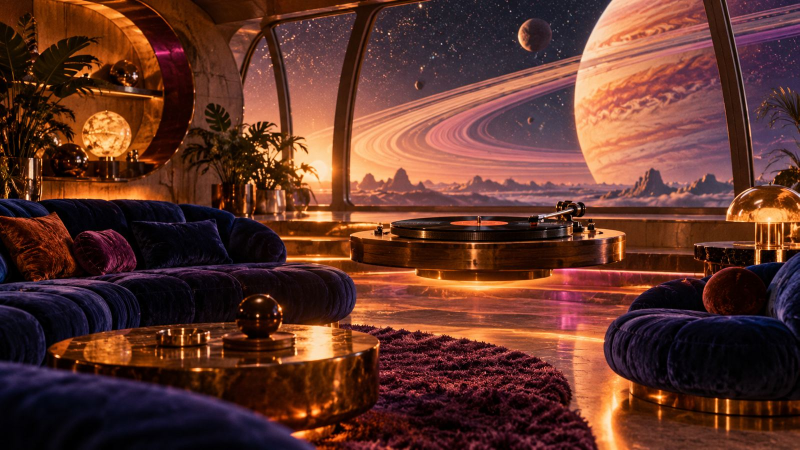
#> input picture src/assets/ether-1.jpg, 1599 x 900 px, found by its file name (shown at 1/2 size)
$ python cards.py
#> lines starting #> are read from the running program, lines starting #| are printed output that depends on the picture; pictures that were not available may be replaced by others from this repository, and a replacement may not be noted
# Ember: #56 mood cards, 800x800. Square 900x900 crop from a 1600x900 scene (x0 chosen per card),
# Lanczos to 800. Noir Jazz "Upcoming" is a procedural textless dark field (page supplies text).
from PIL import Image, ImageFilter
import numpy as np, json, os
CARDS={'cosmic-funk':('../ether-1.jpg',None),'late-night-soul':('masters/late-night-soul-1.jpg',None),
       'mutant-groove':('masters/mutant-groove-3.png',None),'spy-lounge':('masters/spy-lounge-3.png',None)}
X0=json.load(open('src/card_x0.json')) if os.path.exists('src/card_x0.json') else {}
os.makedirs('cards',exist_ok=True); out={}
for k,(src,_) in CARDS.items():
    im=Image.open(src).convert('RGB')
#> im is the input picture: PIL image 1599x900 RGB; mean R, G, B 96.4, 52.8, 42.2
    if im.size!=(1600,900): im=im.resize((1600,900),Image.LANCZOS)
#> im: PIL image 1600x900 RGB
    x0=X0.get(k,350); c=im.crop((x0,0,x0+900,900)).resize((800,800),Image.LANCZOS)
#> after `c = im.crop((x0, 0, x0 + 900, 900)).resize((800, 800), Image.LANCZOS)`:
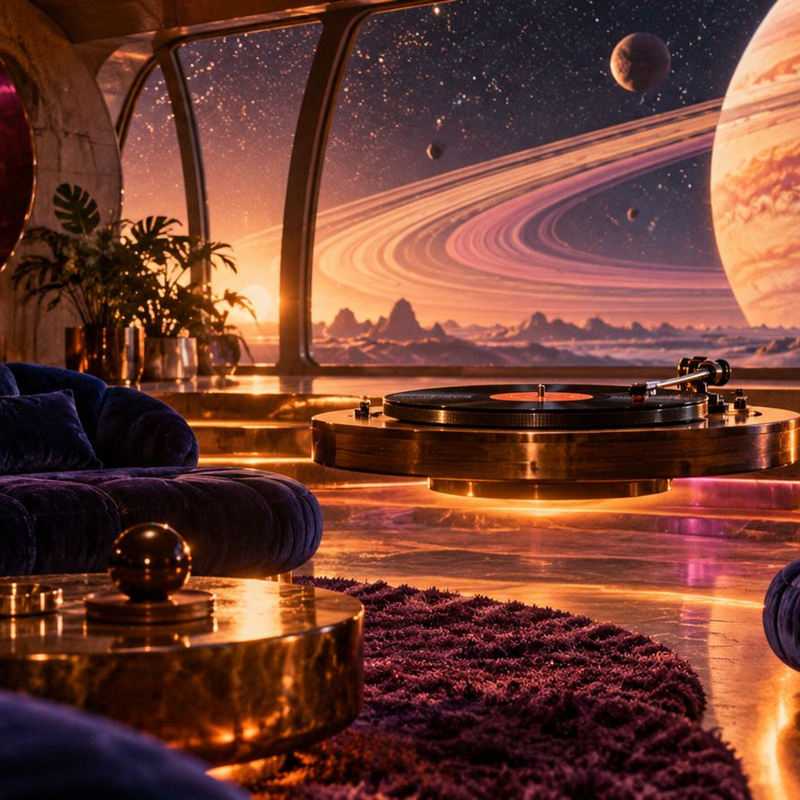
#> c: PIL image 800x800 RGB; mean R, G, B 110.8, 61.9, 48.5
    c.save(f'cards/{k}.png',optimize=True); c.save(f'cards/{k}.webp','WEBP',quality=80,method=6)
    out[k]=dict(source=src,crop_x0_of_1600=x0)
#> pass 2 of the loop `for k,(src,_) in CARDS.items():`:
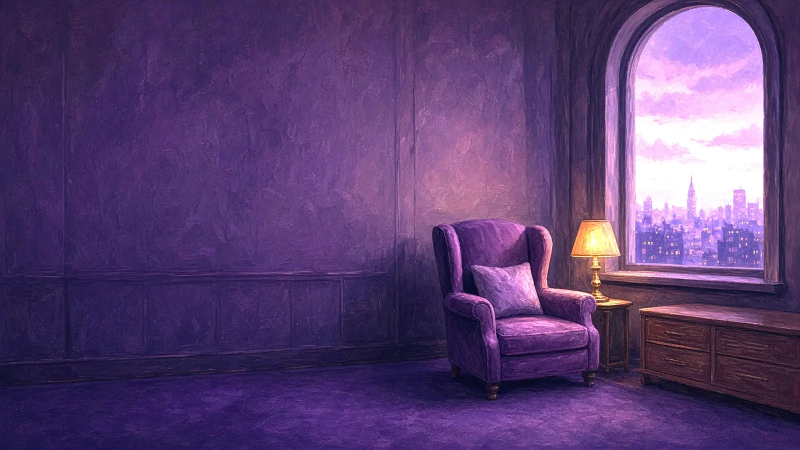
#> input picture src/assets/ether/late-night-soul-1.webp, 1600 x 900 px, given in place of late-night-soul-1.jpg, which was not available (shown at 1/2 size)
#> im is the input picture: PIL image 1600x900 RGB; mean R, G, B 90.7, 63, 114.6
#> `c = im.crop((x0, 0, x0 + 900, 900)).resize((800, 800), Image.LANCZOS)`:
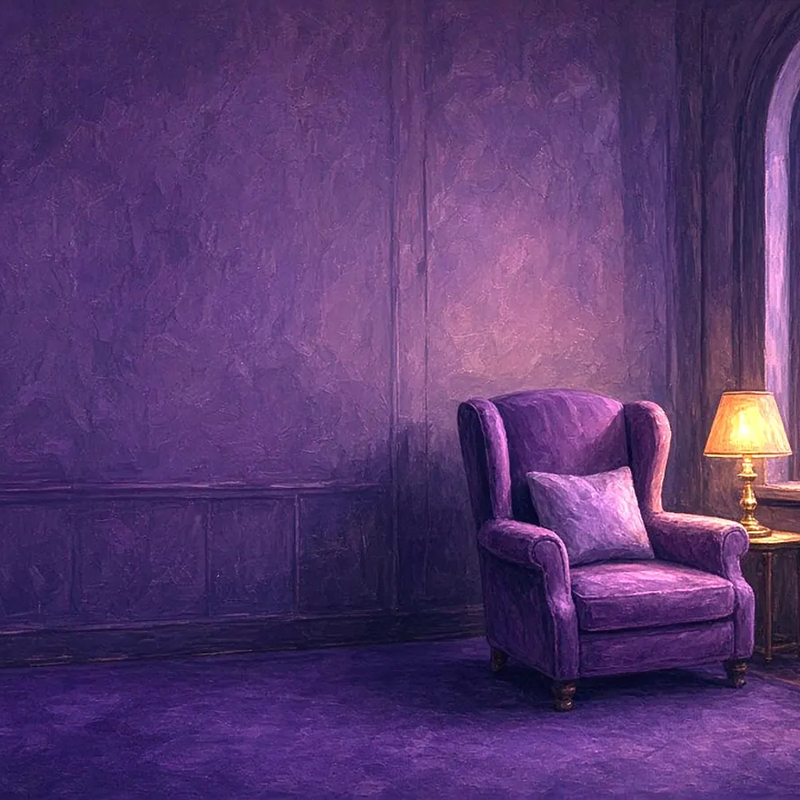
#> c: PIL image 800x800 RGB; mean R, G, B 87.8, 57, 111.1
#> pass 3 of the loop `for k,(src,_) in CARDS.items():`:
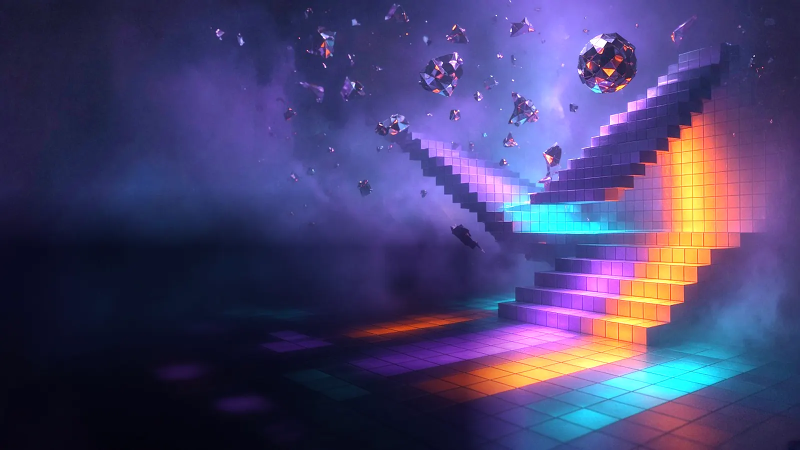
#> input picture src/assets/ether/mutant-groove-3.webp, 1600 x 900 px, given in place of mutant-groove-3.png, which was not available (shown at 1/2 size)
#> im is the input picture: PIL image 1600x900 RGB; mean R, G, B 72.3, 65.6, 111.6
#> `c = im.crop((x0, 0, x0 + 900, 900)).resize((800, 800), Image.LANCZOS)`:
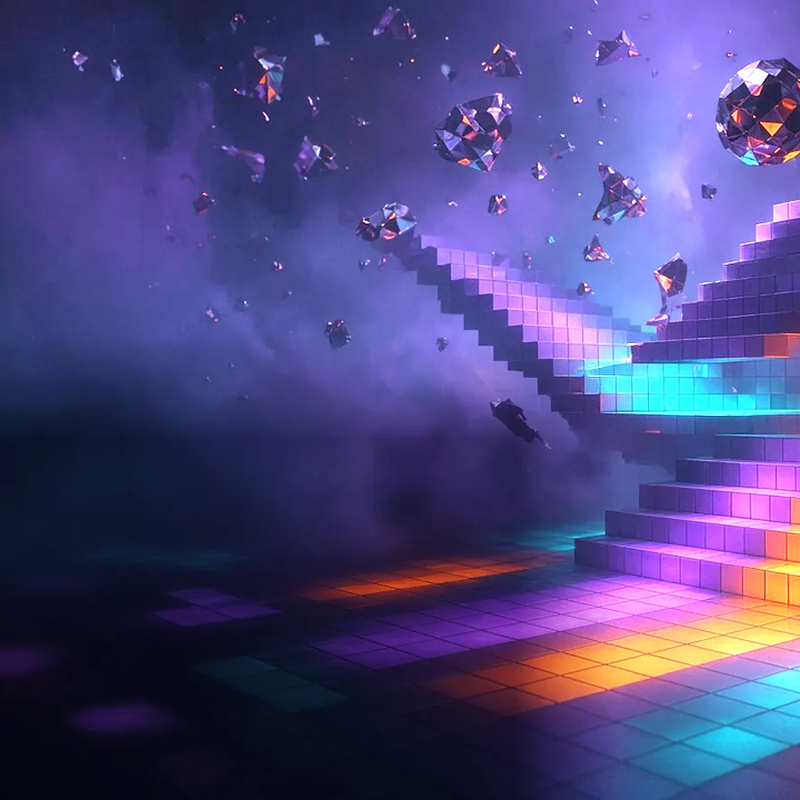
#> c: PIL image 800x800 RGB; mean R, G, B 76.3, 70.2, 128.3
#> the loop made 4 passes; the first 3 are shown
# Noir Jazz: navy-to-black radial, faint cool haze top-right, fine grain. No text, no motifs.
rng=np.random.default_rng(56); S=800; yy,xx=np.mgrid[0:S,0:S]/S
r=np.hypot(xx-0.68,yy-0.30)
base=np.clip(1-r/0.95,0,1)**1.6
col=np.stack([18+34*base,20+30*base,34+58*base],-1)          # charcoal navy lifting to muted violet-blue
haze=np.clip(1-np.hypot(xx-0.78,yy-0.18)/0.35,0,1)**2.2
col+=np.stack([40*haze,34*haze,52*haze],-1)
img=Image.fromarray(np.clip(col,0,255).astype('uint8')).filter(ImageFilter.GaussianBlur(6))
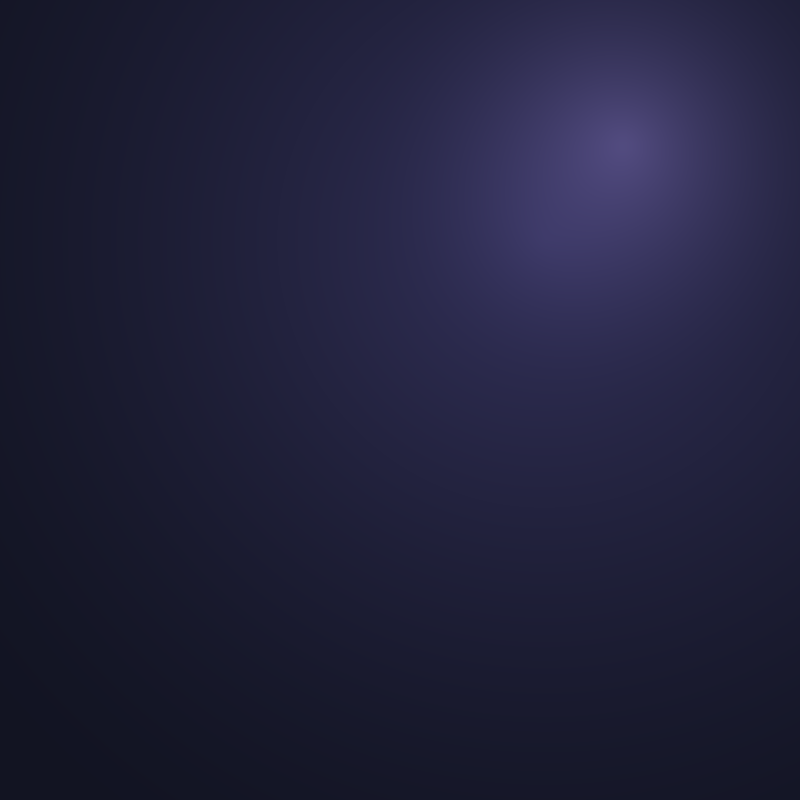
#> img: PIL image 800x800 RGB; mean R, G, B 33, 33.1, 59
a=np.asarray(img).astype(float)+rng.normal(0,2.2,(S,S,1))
img=Image.fromarray(np.clip(a,0,255).astype('uint8'))
img.save('cards/noir-jazz-upcoming.png',optimize=True); img.save('cards/noir-jazz-upcoming.webp','WEBP',quality=82,method=6)
out['noir-jazz-upcoming']=dict(source='procedural (src/cards.py, seed 56)',crop_x0_of_1600=None)
json.dump(out,open('cards/cards.json','w'),indent=1)
sheet=Image.new('RGB',(5*410+10,420),(12,12,16))
for i,k in enumerate(['cosmic-funk','mutant-groove','late-night-soul','spy-lounge','noir-jazz-upcoming']):
    sheet.paste(Image.open(f'cards/{k}.png').resize((400,400),Image.LANCZOS),(10+i*410,10))
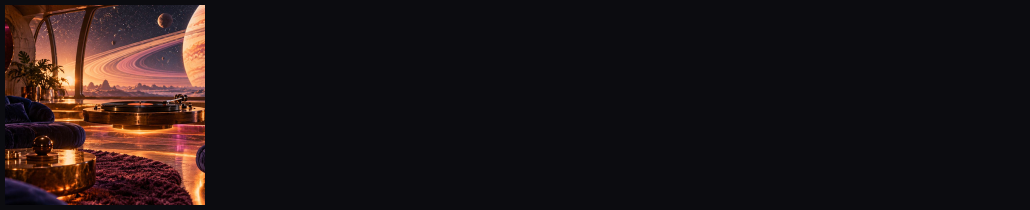
#> sheet: PIL image 2060x420 RGB (shown at 1/2 size); mean R, G, B 30.3, 21.2, 22
#> pass 2 of the loop `for i,k in enumerate(['cosmic-funk','mutant-groove','late-night-soul',..`:
#> `sheet.paste(Image.open(f'cards/{k}.png').resize((400,400),Image.LANCZO..`:
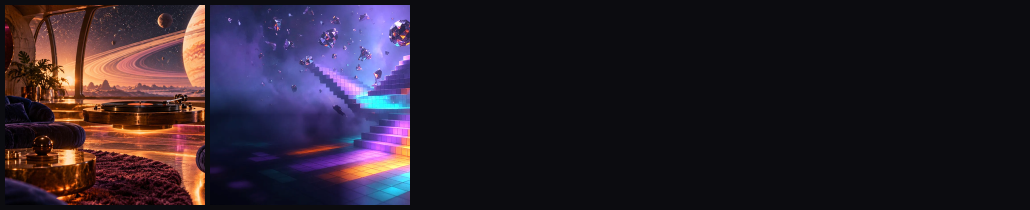
#> sheet: PIL image 2060x420 RGB (shown at 1/2 size); mean R, G, B 42.2, 32, 42.8
#> pass 3 of the loop `for i,k in enumerate(['cosmic-funk','mutant-groove','late-night-soul',..`:
#> `sheet.paste(Image.open(f'cards/{k}.png').resize((400,400),Image.LANCZO..`:
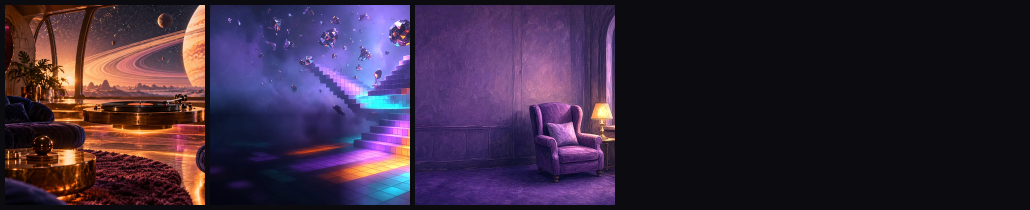
#> sheet: PIL image 2060x420 RGB (shown at 1/2 size); mean R, G, B 56.2, 40.3, 60.4
#> the loop made 5 passes; the first 3 are shown
sheet.save('cards-sheet.jpg',quality=88)
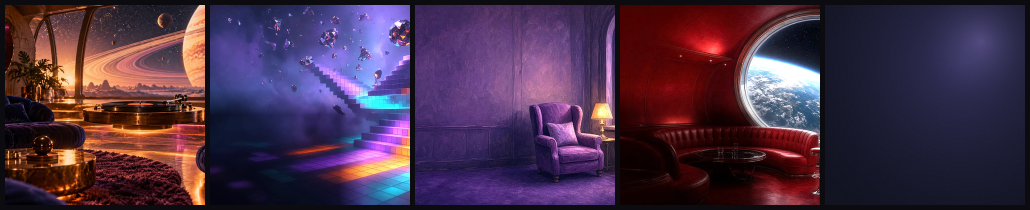
#> saved as cards-sheet.jpg: PIL image 2060x420 RGB (shown at 1/2 size); mean R, G, B 72.8, 48.4, 72.6
for k in out: print(k,out[k],os.path.getsize(f'cards/{k}.webp')//1024,'KB')
